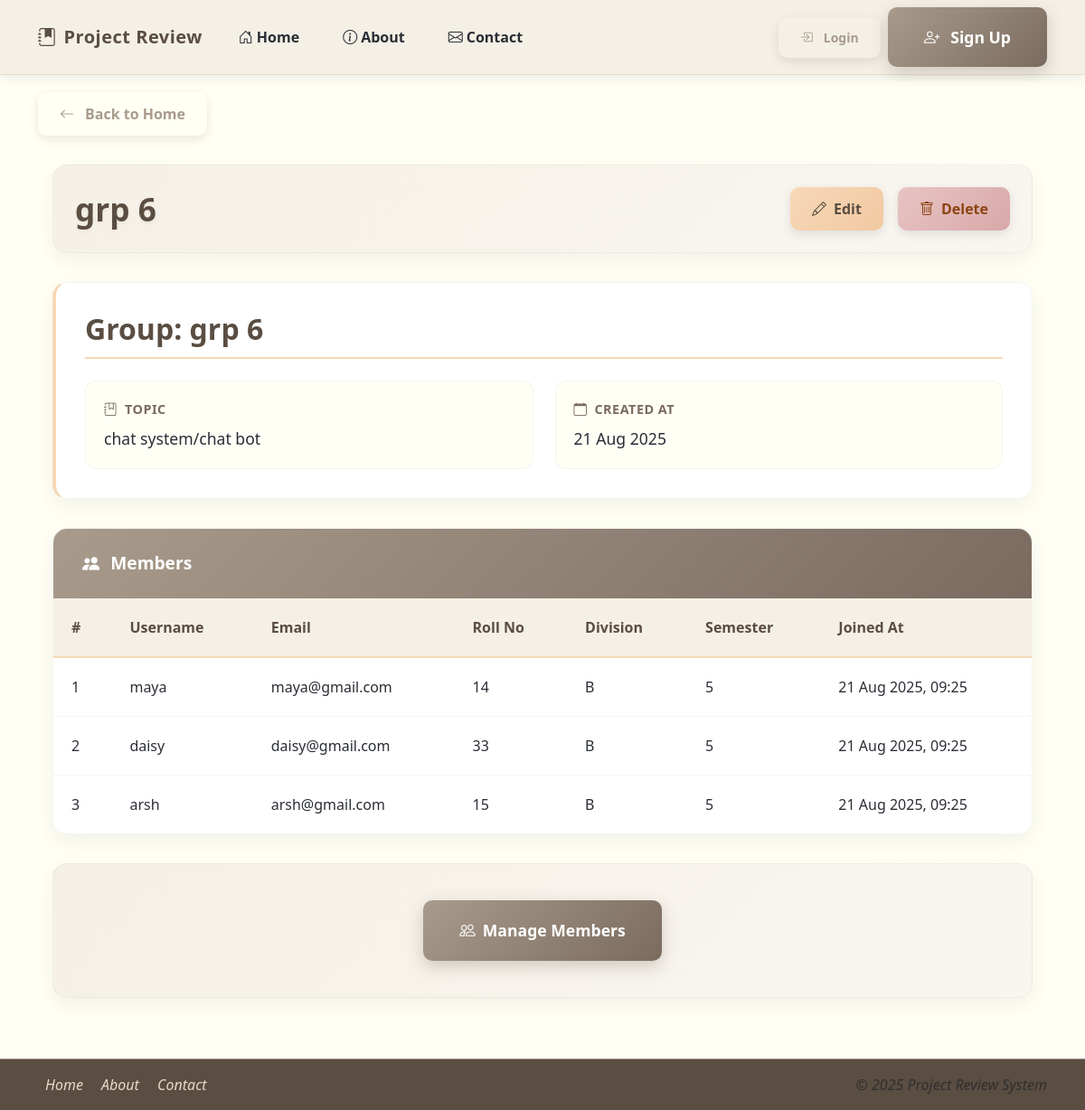
Before: /groups/24/ with the older database file.
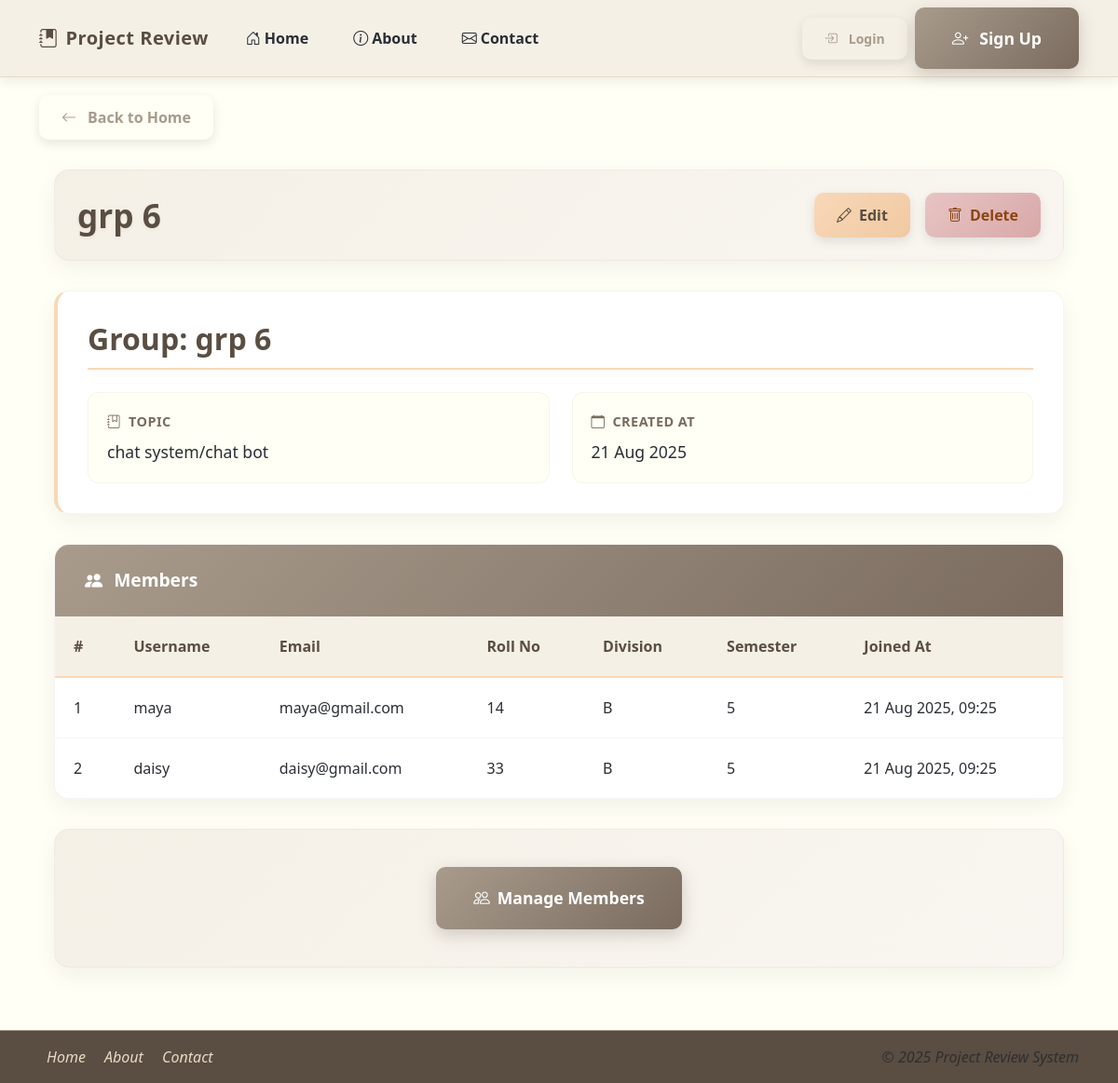
After: the same page with the newer database file.
### project_review_app/models.py (models this page shows, shortened)
class GroupMember(models.Model):
    group = models.ForeignKey(ProjectGroup, on_delete=models.CASCADE, related_name='members')
    student = models.ForeignKey(
        settings.AUTH_USER_MODEL,
        on_delete=models.CASCADE,
        limit_choices_to={'role': 'student'}
    )
    joined_at = models.DateTimeField(auto_now_add=True)
    class Meta:
        unique_together = ('group', 'student')

class CustomUser(AbstractUser):
    ROLE_CHOICES = (
        ('teacher', 'Teacher'),
        ('student', 'Student'),
        ('admin', 'Admin'),
    )
    DIVISION_CHOICES = (
        ('A', 'Division A'),
        ('B', 'Division B'),
        ('C', 'Division C'),
    )
    SEMESTER_CHOICES = (
        (1, 'Semester 1'),
        (2, 'Semester 2'),
        (3, 'Semester 3'),
        (4, 'Semester 4'),
        (5, 'Semester 5'),
        (6, 'Semester 6'),
    )
    role = models.CharField(max_length=10, choices=ROLE_CHOICES)
    email = models.EmailField(unique=True)
    division = models.CharField(max_length=1, choices=DIVISION_CHOICES, blank=True, null=True)
    roll_no = models.CharField(max_length=20, blank=True, null=True)
    semester = models.PositiveIntegerField(choices=SEMESTER_CHOICES, blank=True, null=True)
    department = models.CharField(max_length=100, blank=True, null=True)
    subject = models.CharField(max_length=100, blank=True, null=True)

### project_review_app/views.py (the view)
# urls.py: path('groups/<int:pk>/', views.group_detail, name='group_detail'),
def group_detail(request, pk):
    group = get_object_or_404(ProjectGroup, id=pk)
    members = group.members.select_related("student")
    return render(request, 'teacher/group_detail.html', {'group': group, 'members': members})

### project_review_app/models.py (called while the page is built)
    def __str__(self):
        return self.title

### templates/teacher/group_detail.html (shortened to what this page needs)
{% extends 'base.html' %}
{% load static %}
{% block content %}
<div class="content-container">
    <div class="header-section">
        <h2>{{ group.name }}</h2>
        <div class="action-buttons">
            <a href="{% url 'group_update' group.id %}" class="btn btn-warning">
                <i class="bi bi-pencil"></i> Edit
            </a>
            <a href="{% url 'group_delete' group.id %}" class="btn btn-danger">
                <i class="bi bi-trash"></i> Delete
            </a>
        </div>
    </div>
    <div class="group-info-card">
        <h2>Group: {{ group.name }}</h2>
        <div class="info-grid">
            <div class="info-item">
                <div class="info-label">
                    <i class="bi bi-journal-bookmark"></i> Topic
                </div>
                <div class="info-value">{{ group.topic }}</div>
            </div>
            <div class="info-item">
                <div class="info-label">
                    <i class="bi bi-calendar"></i> Created At
                </div>
                <div class="info-value">{{ group.created_at|date:"d M Y" }}</div>
            </div>
        </div>
    </div>
    <div class="members-section">
        <div class="section-header">
            <i class="bi bi-people-fill"></i> Members
        </div>
        <div class="table-container">
            <table class="custom-table">
                <thead>
                    <tr>
                        <th>#</th>
                        <th>Username</th>
                        <th>Email</th>
                        <th>Roll No</th>
                        <th>Division</th>
                        <th>Semester</th>
                        <th>Joined At</th>
                    </tr>
                </thead>
                <tbody>
                    {% for member in members %}
                    <tr>
                        <td data-label="#">{{ forloop.counter }}</td>
                        <td data-label="Username">{{ member.student.username }}</td>
                        <td data-label="Email">{{ member.student.email }}</td>
                        <td data-label="Roll No">{{ member.student.roll_no }}</td>
                        <td data-label="Division">{{ member.student.division }}</td>
                        <td data-label="Semester">{{ member.student.semester }}</td>
                        <td data-label="Joined At">{{ member.joined_at|date:"d M Y, H:i" }}</td>
                    </tr>
                    {% empty %}
                    <tr>
                        <td colspan="7" class="text-center">No members assigned yet.</td>
                    </tr>
                    {% endfor %}
                </tbody>
            </table>
        </div>
    </div>
    <div class="action-section">
        <a href="{% url 'assign_members' group.id %}" class="btn btn-primary">
            <i class="bi bi-people"></i> Manage Members
        </a>
    </div>
</div>
{% endblock %}

Changed rows visible on the page:
removed GroupMember: student.username "arsh", student.email "arsh@gmail.com", student.roll_no "15", student.division "B", student.semester "5", joined_at "21 Aug 2025, 09:25"
